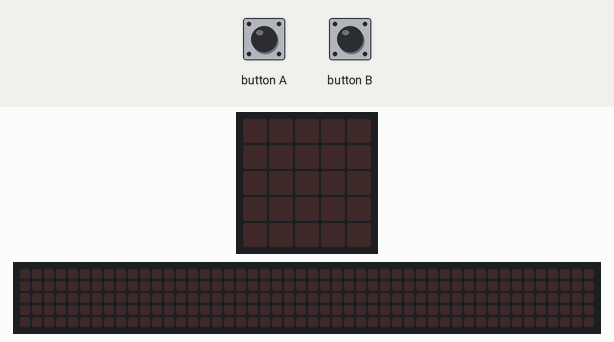
A program run on a simulated BBC micro:bit (MakeCode). Shown: the board's 5×5 LED display, a strip that is not on the board, showing the scrolling text unrolled. Inputs (shaded band) come from the test bench. Random numbers come from a fixed seed; the 48×5 strip is a reading aid, not a part: it shows the text the display is scrolling, unrolled, one strip-width of it at a time.

Above: at 1.2 s.
1.3 s: button A pressed for 0.15 s
At 2.1 s:
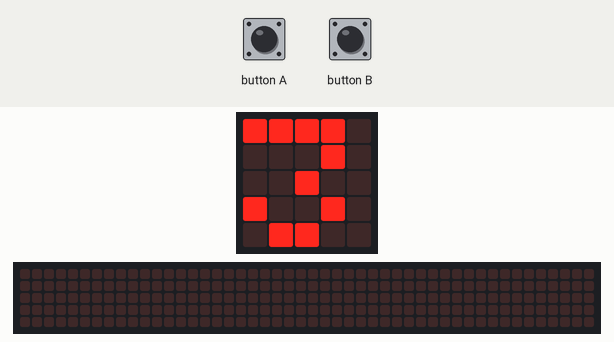
7.4 s: button B pressed 2 times (0.12 s each, 0.3 s apart)
At 8.39 s:
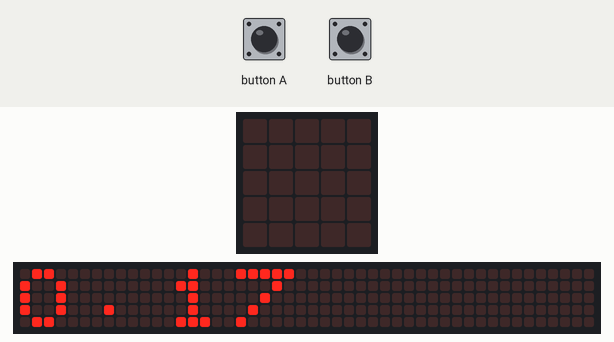
10.4 s: button A pressed for 0.15 s
At 22.2 s:
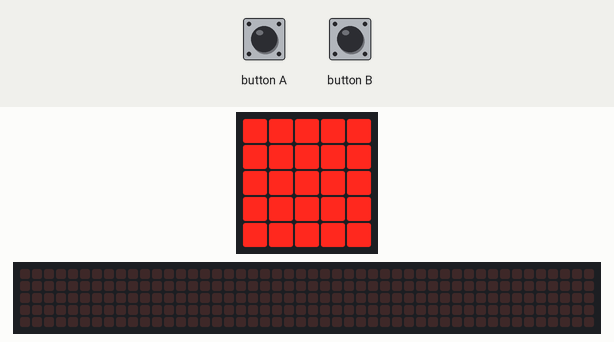

The program:

main.ts
```typescript
let counter = 0
let i = 0
let start = 0
let ende = 0
let Time_taken = 0
input.onButtonPressed(Button.A, function on_button_pressed_a() {

    counter = 3
    while (i <= counter + 1 - 1) {
        basic.showNumber(3 - i)
        basic.pause(100)
        i += 1
    }
    basic.clearScreen()
    basic.pause((Math.random() * 3 + 2) * 1000)
    basic.showLeds(`
        # # # # #
                # # # # #
                # # # # #
                # # # # #
                # # # # #
    `)
    start = control.millis()
})
input.onButtonPressed(Button.B, function on_button_pressed_b() {

    if (start != 0) {
        ende = control.millis()
        Time_taken = (ende - start) / 1000
        basic.clearScreen()
        basic.pause(500)
        for (let index = 0; index < 3; index++) {
            basic.showNumber(Time_taken)
        }
        start = 0
    }

})
basic.forever(function on_forever() {

})
```

test.ts
```typescript
// Hier kann man Tests durchführen; diese Datei wird nicht kompiliert, wenn dieses Paket als Erweiterung verwendet wird.
```

Measured:
- after the input at 1.3 s, the display: changes after 0.15 s (image 1)
- after the input at 7.4 s, the display: first changes after 0.42 s (image 2 shows a later state)
- what the display in image 1 shows lasts 0.8 s, from 1.5 s to 2.3 s
